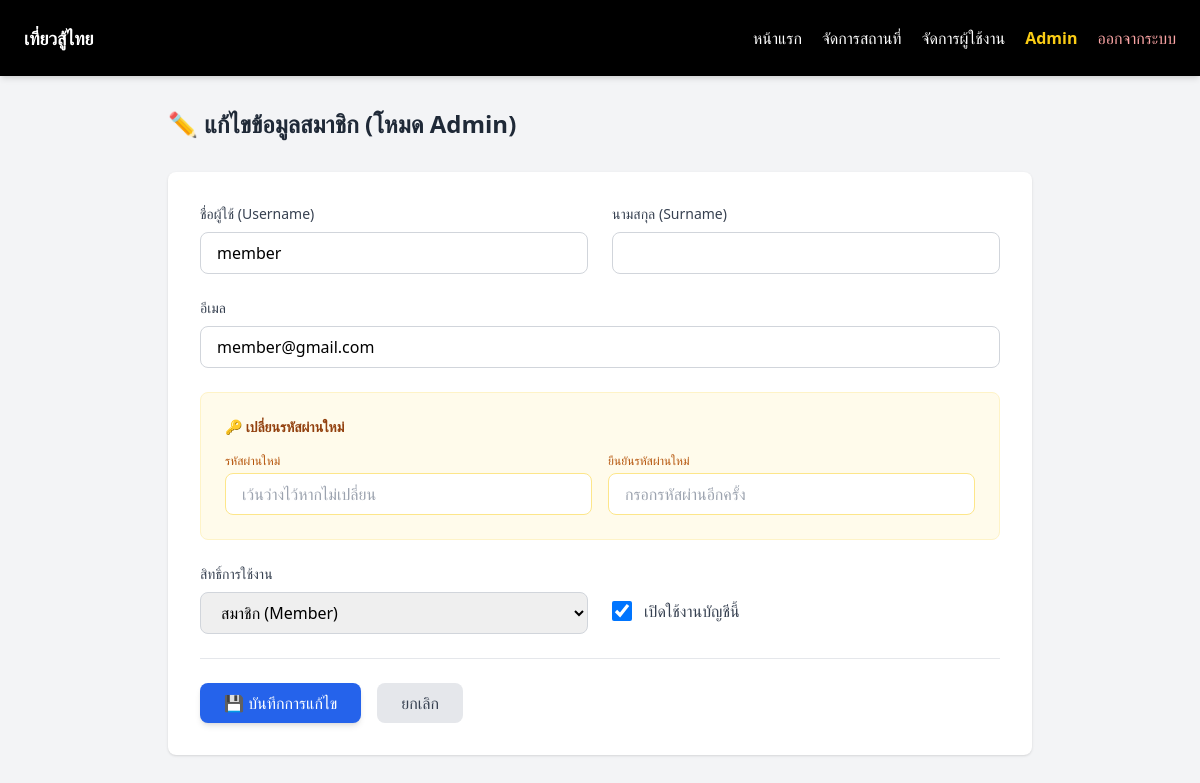
Page /users/edit/3 (signed in) on the committed database.
### models.py (models this page shows)
class User(UserMixin, db.Model):
    __tablename__ = 'user'
    id = db.Column(db.Integer, primary_key=True)
    username = db.Column(db.String(100), unique=True, nullable=False)
    surname = db.Column(db.String(100), nullable=True)
    password = db.Column(db.String(100), nullable=False)
    email = db.Column(db.String(100), nullable=True)
    role = db.Column(db.String(20), default='member')
    is_active = db.Column(db.Boolean, default=True)
    places = db.relationship('Place', backref='user', lazy=True)
    logs = db.relationship('SystemLog', backref='user', lazy=True)

### app.py (the view, shortened to what this page needs)
@app.route('/users/edit/<int:id>', methods=['GET', 'POST'])
@login_required
def edit_user(id):
    if current_user.role != 'admin':
        flash('คุณไม่มีสิทธิ์เข้าถึงส่วนนี้', 'error')
        return redirect(url_for('index'))
    user = User.query.get_or_404(id)
    return render_template('user_edit.html', user=user)

### app.py (called while the page is built)
@login_manager.user_loader
def load_user(user_id):
    return User.query.get(int(user_id))

### templates/user_edit.html (shortened to what this page needs)
{% extends "base.html" %}
{% block content %}
<div class="max-w-4xl mx-auto px-4 py-8">
    <h1 class="text-2xl font-bold text-gray-800 mb-8">✏️ แก้ไขข้อมูลสมาชิก (โหมด Admin)</h1>
    <div class="bg-white rounded-lg shadow p-8">
        <form method="POST" class="space-y-6">
            <div class="grid grid-cols-1 md:grid-cols-2 gap-6">
                <div>
                    <label class="block text-sm font-medium text-gray-700 mb-2">ชื่อผู้ใช้ (Username)</label>
                    <input type="text" name="username" value="{{ user.username }}" required
                           class="w-full px-4 py-2 border border-gray-300 rounded-lg focus:ring-2 focus:ring-blue-500 outline-none">
                </div>
                <div>
                    <label class="block text-sm font-medium text-gray-700 mb-2">นามสกุล (Surname)</label>
                    <input type="text" name="surname" value="{{ user.surname if user.surname else '' }}"
                           class="w-full px-4 py-2 border border-gray-300 rounded-lg focus:ring-2 focus:ring-blue-500 outline-none">
                </div>
            </div>
            <div>
                <label class="block text-sm font-medium text-gray-700 mb-2">อีเมล</label>
                <input type="email" name="email" value="{{ user.email if user.email else '' }}"
                       class="w-full px-4 py-2 border border-gray-300 rounded-lg">
            </div>
            <div class="bg-amber-50 p-6 rounded-lg border border-amber-100 space-y-4">
    <label class="block text-sm font-bold text-amber-800 mb-2">🔑 เปลี่ยนรหัสผ่านใหม่</label>
    <div class="grid grid-cols-1 md:grid-cols-2 gap-4">
        <div>
            <label class="block text-xs text-amber-700 mb-1">รหัสผ่านใหม่</label>
            <input type="password" name="password" id="password" placeholder="เว้นว่างไว้หากไม่เปลี่ยน"
                   class="w-full px-4 py-2 border border-amber-200 rounded-lg focus:ring-2 focus:ring-amber-500 outline-none">
        </div>
        <div>
            <label class="block text-xs text-amber-700 mb-1">ยืนยันรหัสผ่านใหม่</label>
            <input type="password" name="confirm_password" id="confirm_password" placeholder="กรอกรหัสผ่านอีกครั้ง"
                   class="w-full px-4 py-2 border border-amber-200 rounded-lg focus:ring-2 focus:ring-amber-500 outline-none">
        </div>
    </div>
</div>
            <div class="grid grid-cols-1 md:grid-cols-2 gap-6">
                <div>
                    <label class="block text-sm font-medium text-gray-700 mb-2">สิทธิ์การใช้งาน</label>
                    <select name="role" class="w-full px-4 py-2 border border-gray-300 rounded-lg">
                        <option value="member" {% if user.role == 'member' %}selected{% endif %}>สมาชิก (Member)</option>
                    </select>
                </div>
                <div class="flex items-center pt-6">
                    <label class="flex items-center space-x-3 cursor-pointer">
                        <input type="checkbox" name="is_active" {% if user.is_active %}checked{% endif %}
                               class="w-5 h-5 text-blue-600 rounded">
                        <span class="text-gray-700 font-medium">เปิดใช้งานบัญชีนี้</span>
                    </label>
                </div>
            </div>
            <div class="flex gap-4 pt-6 border-t">
                <button type="submit" class="bg-blue-600 hover:bg-blue-700 text-white px-6 py-2 rounded-lg font-medium transition shadow-md">
                    💾 บันทึกการแก้ไข
                </button>
                <a href="{{ url_for('admin_users') }}" class="bg-gray-200 hover:bg-gray-300 text-gray-700 px-6 py-2 rounded-lg font-medium">
                    ยกเลิก
                </a>
            </div>
        </form>
    </div>
</div>
{% endblock %}

### rows in the picture
User: username "member", email "member@gmail.com", role "สมาชิก (Member)", is_active "☑"
